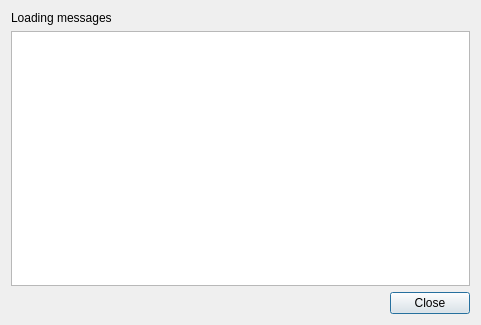
<?xml version="1.0" encoding="UTF-8"?>
<ui version="4.0">
 <class>QLoadingLogDialog</class>
 <widget class="QDialog" name="QLoadingLogDialog">
  <property name="geometry">
   <rect>
    <x>0</x>
    <y>0</y>
    <width>481</width>
    <height>325</height>
   </rect>
  </property>
  <property name="windowTitle">
   <string>Loading status</string>
  </property>
  <layout class="QVBoxLayout" name="verticalLayout">
   <item>
    <widget class="QLabel" name="label">
     <property name="text">
      <string>Loading messages</string>
     </property>
     <property name="buddy">
      <cstring>logViewer</cstring>
     </property>
    </widget>
   </item>
   <item>
    <widget class="QTextBrowser" name="logViewer"/>
   </item>
   <item>
    <layout class="QHBoxLayout" name="horizontalLayout">
     <item>
      <spacer name="horizontalSpacer">
       <property name="orientation">
        <enum>Qt::Horizontal</enum>
       </property>
       <property name="sizeHint" stdset="0">
        <size>
         <width>40</width>
         <height>20</height>
        </size>
       </property>
      </spacer>
     </item>
     <item>
      <widget class="QPushButton" name="closeButton">
       <property name="text">
        <string>Close</string>
       </property>
       <property name="default">
        <bool>true</bool>
       </property>
      </widget>
     </item>
    </layout>
   </item>
  </layout>
 </widget>
 <resources/>
 <connections>
  <connection>
   <sender>closeButton</sender>
   <signal>clicked()</signal>
   <receiver>QLoadingLogDialog</receiver>
   <slot>reject()</slot>
   <hints>
    <hint type="sourcelabel">
     <x>420</x>
     <y>302</y>
    </hint>
    <hint type="destinationlabel">
     <x>345</x>
     <y>296</y>
    </hint>
   </hints>
  </connection>
 </connections>
</ui>
